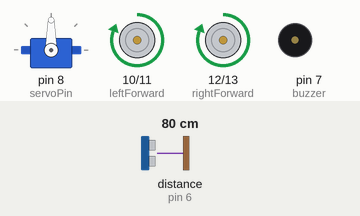
Recording of a sketch running on a simulated Arduino Uno, built with avr-gcc and run on an emulated ATmega328P. Parts: servo, motor-driver pin pairs drawn as motors (green arrow = first pin HIGH = forward, orange = second pin HIGH = backward, longer = more drive), buzzer (waves = sounding, pin HIGH). Inputs (shaded band) come from the test bench; at power-on: distance to the obstacle (sensor on pin 6) 80 cm. The echo pulse lasts 58.3 µs per cm.

Above: at 4.4 s.
4.5 s: distance to the obstacle (sensor on pin 6) set to 28 cm
6.0 s: distance to the obstacle (sensor on pin 6) set to 24 cm
At 7.6 s:
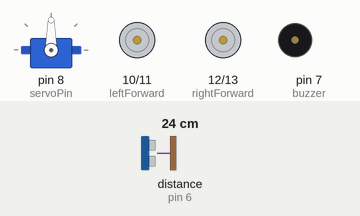
9.0 s: distance to the obstacle (sensor on pin 6) set to 35 cm
At 10.3 s:
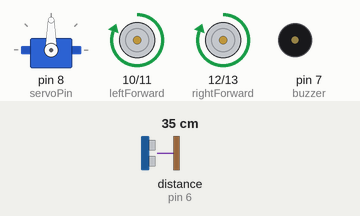
10.9 s: distance to the obstacle (sensor on pin 6) set to 2 cm
At 12.02 s:
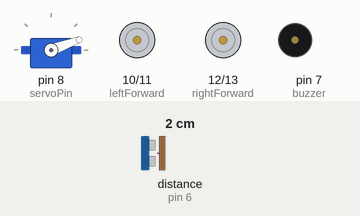
Timing chart, 0 to 14.9 s (numbered marks = the images above; inputs shaded):
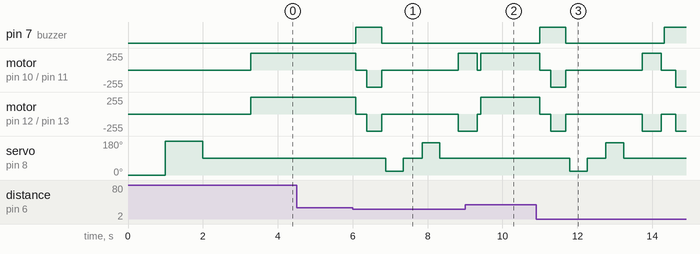

The sketch:

main.ino
```cpp
#include <Servo.h> // include the Servo library
#include <NewPing.h> // include the NewPing library for ultrasonic sensor

//pin for buzzer
const int buzzer = 7; // define the pin number for the buzzer

// pin for motor
const int leftForward = 10; // define the pin number for the left motor forward
const int leftBackward = 11; // define the pin number for the left motor backward
const int rightForward = 12; // define the pin number for the right motor forward
const int rightBackward = 13; // define the pin number for the right motor backward

// pin for distance using ultrasonic
const int trigPin = 5; // define the pin number for the ultrasonic sensor trigger
const int echoPin = 6; // define the pin number for the ultrasonic sensor echo
const int MAX_DISTANCE = 200; // define the maximum distance to measure in centimeters
int distance = 50; // declare a variable to store the distance value

//servo pin
const int servoPin = 8; // define the pin number for the servo motor

NewPing sonar(trigPin, echoPin, MAX_DISTANCE); // create a NewPing object with the specified pins and distance
Servo myservo; // create a Servo object

//////////////////////////////////////////////
int readPing(){
  delay(20); // wait for 20 milliseconds
  int cm = 0; // declare a variable to store the distance in centimeters
  cm = sonar.ping_cm(); // get the distance from the ultrasonic sensor in centimeters
  if(cm == 0){ // if the distance is zero
    cm = 300; // set it to a large value
  }
  return cm; // return the distance value
}

int lookRight(){
  myservo.write(20); // move the servo to 20 degrees
  delay(400); // wait for 400 milliseconds
  int distance = readPing(); // get the distance from the ultrasonic sensor
  delay(50); // wait for 50 milliseconds
  myservo.write(90); // move the servo back to 90 degrees
  return distance; // return the distance value
}

int lookLeft(){
  myservo.write(170); // move the servo to 170 degrees
  delay(400); // wait for 400 milliseconds
  int distance = readPing(); // get the distance from the ultrasonic sensor
  delay(50); // wait for 50 milliseconds
  myservo.write(90); // move the servo back to 90 degrees
  return distance; // return the distance value
}

void moveForward(){
  digitalWrite(leftForward,HIGH); // turn on the left motor forward
  digitalWrite(rightForward,HIGH); // turn on the right motor forward
  digitalWrite(leftBackward,LOW); // turn off the left motor backward
  digitalWrite(rightBackward,LOW); // turn off the right motor backward
}

void moveBackward(){
  digitalWrite(leftForward,LOW); // turn off the left motor forward
  digitalWrite(rightForward,LOW); // turn off the right motor forward
  digitalWrite(leftBackward,HIGH); // turn on the left motor backward
  digitalWrite(rightBackward,HIGH); // turn on the right motor backward
}

void turnLeft(){
  digitalWrite(leftForward,LOW); // turn off the left motor forward
  digitalWrite(leftBackward,HIGH); // turn on the left motor backward
  digitalWrite(rightForward,HIGH); // turn on the right motor forward
  digitalWrite(rightBackward,LOW); // turn off the right motor backward
}

void turnRight(){
  digitalWrite(leftForward,HIGH); // turn on the left motor forward
  digitalWrite(leftBackward,LOW); // turn off the left motor backward
  digitalWrite(rightForward,LOW); // turn off the right motor forward
  digitalWrite(rightBackward,HIGH); // turn on the right motor backward
}

void moveStop(){
  digitalWrite(leftForward,LOW); // turn off the left motor forward
  digitalWrite(leftBackward,LOW); // turn off the left motor backward
  digitalWrite(rightForward,LOW); // turn off the right motor forward
  digitalWrite(rightBackward,LOW); // turn off the right motor backward
}
//////////////////////////////////////////////

void setup(){
  pinMode(leftForward,OUTPUT); // set the left motor forward pin as output
  pinMode(leftBackward,OUTPUT); // set the left motor backward pin as output
  pinMode(rightForward,OUTPUT); // set the right motor forward pin as output
  pinMode(rightBackward,OUTPUT); // set the right motor backward pin as output
  pinMode(buzzer,OUTPUT); // set the buzzer pin as output
  moveStop(); // stop the motors

  myservo.attach(servoPin); // attach the servo to the servo pin

  myservo.write(0); // move the servo to 0 degrees
  delay(1000); // wait for 1000 milliseconds
  myservo.write(180); // move the servo to 180 degrees
  delay(1000); // wait for 1000 milliseconds
  myservo.write(90); // move the servo to 90 degrees
  delay(1000); // wait for 1000 milliseconds

  distance = readPing(); // get the distance from the ultrasonic sensor
  delay(50); // wait for 50 milliseconds
  distance = readPing(); // get the distance from the ultrasonic sensor
  delay(50); // wait for 50 milliseconds
  distance = readPing(); // get the distance from the ultrasonic sensor
  delay(50); // wait for 50 milliseconds
}

void loop(){
  distance = readPing(); // get the distance from the ultrasonic sensor
  delay(10); // wait for 10 milliseconds

  int distanceRight = 0; // declare a variable to store the distance to the right
  int distanceLeft = 0; // declare a variable to store the distance to the left
  delay(10); // wait for 10 milliseconds

  if(distance <= 25){ // if the distance is less than or equal to 25 centimeters
    digitalWrite(buzzer,HIGH); // turn on the buzzer
    moveStop(); // stop the motors
    delay(300); // wait for 300 milliseconds

    moveBackward(); // move backward
    delay(400); // wait for 400 milliseconds
    digitalWrite(buzzer,LOW); // turn off the buzzer

    moveStop(); // stop the motors
    delay(100); // wait for 100 milliseconds

    distanceRight = lookRight(); // get the distance to the right
    delay(500); // wait for 500 milliseconds

    distanceLeft = lookLeft(); // get the distance to the left
    delay(500); // wait for 500 milliseconds

    if(distanceRight < distanceLeft){ // if the distance to the right is less than the distance to the left
      turnLeft(); // turn left
      delay(500); // wait for 500 milliseconds
      moveStop(); // stop the motors
    }
    else{ // otherwise
      turnRight(); // turn right
      delay(500); // wait for 500 milliseconds
      moveStop(); // stop the motors
    }
  }
  else{ // otherwise
    moveForward(); // move forward
  }
  delay(50); // wait for 50 milliseconds
}
```

Measured:
- the behaviour switches between 26 and 25 cm on distance to the obstacle (sensor on pin 6) (found by bisection; images 0 and 1)
- after the input at 4.5 s, every drawn part: stays the same
- after the input at 6.0 s, pin 7 (buzzer): LOW → HIGH after 0.08 s, → LOW 0.70 s later; motor on pin 10 (leftForward) / pin 11 (leftBackward): forward 255/255 → stopped after 0.08 s, → backward 255/255 0.30 s later, → stopped 0.40 s later, → forward 255/255 2.0 s later
- after the input at 9.0 s, pin 7 (buzzer): stays LOW (without the input it goes to HIGH after 0.42 s); servo on pin 8 (servoPin): stays 90° (without the input it goes to 20° after 1.2 s)
- after the input at 10.9 s, pin 7 (buzzer): LOW → HIGH after 0.09 s, → LOW 0.70 s later, → HIGH 2.6 s later; motor on pin 10 (leftForward) / pin 11 (leftBackward): forward 255/255 → stopped after 0.09 s, → backward 255/255 0.30 s later, → stopped 0.40 s later, → forward 255/255 2.0 s later, … (6 changes in this stretch)
